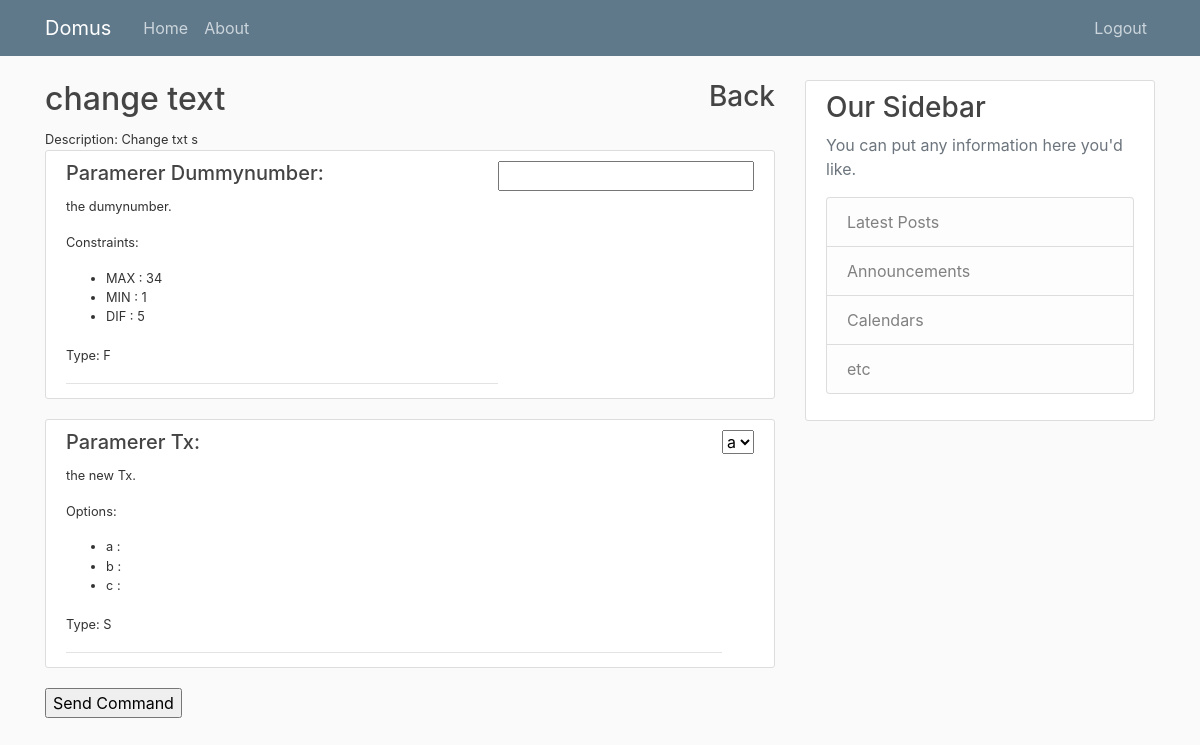
The page /category/4/device/35/function/40 (signed in) on the database its author committed.
### devices/models.py (models this page shows, shortened)
class Function(models.Model):
    name = models.CharField(max_length=30)
    description = models.CharField(max_length=250)
    devType = models.ForeignKey(DeviceType,on_delete=models.CASCADE)

class FunctionParameter(models.Model):
    name = models.CharField(max_length=30)
    description = models.CharField(max_length=250)
    funct = models.ForeignKey(Function,on_delete=models.CASCADE)
    data_type = models.CharField(
        max_length=1,
        choices=DATA_CHOICES,
        default=STRING,
    )

class FunctionParameterConstraint(models.Model):
    parameter = models.ForeignKey(FunctionParameter,on_delete=models.CASCADE)
    value = models.CharField(max_length=30,default = '0')
    constraintType = models.CharField(
        max_length=3,
        choices = PARAMETER_CONSTRAINT,
        default = CONSTRAINT_DIFFERENT,
    )

class FunctionParameterOption(models.Model):
    parameter = models.ForeignKey(FunctionParameter,on_delete=models.CASCADE)
    description = models.CharField(max_length=250)
    option = models.CharField(max_length=30)

### devices/views.py (the view, shortened to what this page needs)
# urls.py: path('category/<int:catpk>/device/<int:devpk>/function/<int:funpk>', FunctionsView.as_view(), name="function"),
class FunctionsView(LoginRequiredMixin,UserPassesTestMixin,TemplateView):
    template_name = 'devices/function.html'
    def test_func(self):
        dev = get_object_or_404(Device, id=self.kwargs.get('devpk'))
        cat = get_object_or_404(Category, id=self.kwargs.get('catpk'), devices=dev)
        if(cat.owner == self.request.user):
            return True
        return False
    def get_context_data(self, **kwargs):
        context = super().get_context_data(**kwargs)
        cat = get_object_or_404(Category, id=self.kwargs.get('catpk'))
        context['cat'] = cat
        dev = get_object_or_404(Device, id=self.kwargs.get('devpk'))
        context['dev'] = dev
        fun = get_object_or_404(Function, id=self.kwargs.get('funpk'))
        context['fun'] = fun
        context['parameters'] = FunctionParameter.objects.filter(funct = fun).order_by('name')
        options = {}
        for par in context['parameters']:
            opts = FunctionParameterOption.objects.filter(parameter = par)
            par.options = opts
            const = FunctionParameterConstraint.objects.filter(parameter = par)
            par.constraints = const
        return context

### devices/templates/devices/function.html (shortened to what this page needs)
{% extends "devices/paginable.html" %}
{% block content %}
    <div class="float-right"> <a href="{% url 'device' cat.id dev.id %}"><h3>Back</h3></a></div>
    <h2>{{ fun.name }}</h2>
    <small>Description: {{ fun.description }}</small>
    <form action="{% url 'function' cat.id dev.id fun.id%}" method="POST">
    {% for par in parameters %}
        <article class="media content-section">
            <div class="media-body" class=".col-md-6">
                <div class="article-metadata">
                    <h5>Paramerer {{ par.name }}:</h5>
                    <p> <small>{{ par.description }}. </small></p>
                    {% if par.options %}
                        <small><p>Options:<ul>
                        {% for opt in par.options %}
                            <li>{{ opt.option }} : {{ opt.description }} </li>
                        {% endfor %}
                        </ul></p></small>
                    {% endif %}
                    {% if par.constraints %}
                        <small><p>Constraints:<ul>
                        {% for con in par.constraints %}
                            <li>{{con.constraintType }} : {{ con.value }} </li>
                        {% endfor %}
                        </ul></p></small>
                    {% endif %}
                    <p><small>Type: {{ par.data_type }} </small></p>
                </div>
            </div>
            <div class=".col-md-6">
                {% if par.options %}
                    <select name="{{ par.id }}">
                    {% for opt in par.options %}
                        <option value="{{ opt.option }}">{{ opt.option }}</option>
                    {% endfor %}
                </select>
                {% else %}
                    {% if par.data_type == 'B' %}
                        <input type="radio" name="{{ par.id }}">
                    {% elif par.data_type == 'S'%}
                        <input type="text" name="{{ par.id }}">
                    {% else %}
                        <input type="number" name="{{ par.id }}">
                    {% endif %}
                {% endif %}
                </div>
        </article>
    {% endfor %}
    <input type="submit" value="Send Command">
    </form>
{% endblock content %}

### devices/static/devices/main.css (style rules this page uses)
body { background: #fafafa; color: #333333; margin-top: 5rem; }
h1, h2, h3, h4, h5, h6 { color: #444444; }
ul { margin: 0; }
.content-section { background: #ffffff; padding: 10px 20px; border: 1px solid #dddddd; border-radius: 3px; margin-bottom: 20px; }
.article-metadata { padding-bottom: 1px; margin-bottom: 4px; border-bottom: 1px solid #e3e3e3 }

### rows shown on the page
Function: name "change text", description "Change txt s"
FunctionParameter: name "Dummynumber", description "the dumynumber", data_type "F"
FunctionParameterConstraint: constraintType "MAX", value "34"
FunctionParameterConstraint: constraintType "MIN", value "1"
FunctionParameterConstraint: constraintType "DIF", value "5"
FunctionParameter: name "Tx", description "the new Tx", data_type "S"
FunctionParameterOption: option "a"
FunctionParameterOption: option "b"
FunctionParameterOption: option "c"

### other values the page prints
form field value "a"
